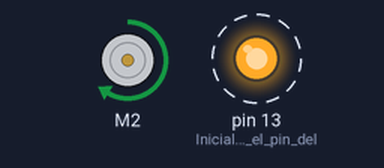
Bench run of a sketch on a simulated Arduino Uno, built with avr-gcc and run on an emulated ATmega328P. Parts: DC motor (green arrow = forward, orange = backward, longer = faster), output pins drawn as LEDs (lit = HIGH). Dashed ring = blinking.

Above: at 0.12 s.
At 1.62 s:
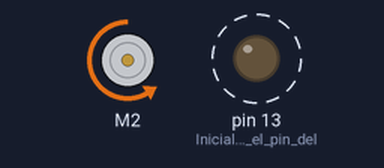
At 2.67 s:
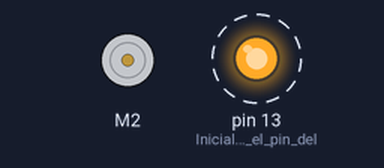
Timing chart, 0 to 3.0 s (numbered marks = the images above):
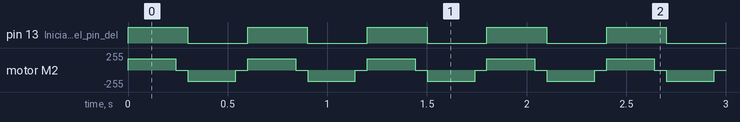

Measured:
- by itself, pin 13 (Inicializamos_el_pin_del): alternates HIGH for 0.30 s and LOW for 0.30 s
- by itself, motor M2: repeats every 0.60 s: stopped 0.06 s, backward 170/255 0.24 s, stopped 0.06 s, forward 170/255 0.24 s

The sketch:

MotorOscilanteShield.ino
```cpp
#include <AFMotor.h>
AF_DCMotor motor(2, MOTOR12_64KHZ); // Indicamos el motor que vamos a usar y la frecuencia del PWM

//Tiempo de referencia para mover el motor y relizar las paradas
int tiempo = 240;

//Potencia del motor de 0-255   (0%-100%)
int potencia = 170;

void setup() {

  motor.setSpeed(potencia); // establecemos la potencia al motor
  pinMode(13,OUTPUT);       // Inicializamos el pin del led para ver cuando funciona el motor en un sentido u otro
}

void loop() {

  digitalWrite (13,HIGH); //Encendemos LED
  motor.run(FORWARD); // Mover motor en un sentido (adelante)
  delay(tiempo);      // Esperar  tiempo establecido con el motor encendido (adelante)

  motor.run(RELEASE); // dejamos el motor suelto
  delay(tiempo/4);    // esperamos un carto del tiempo anterior para que se vaya frenando

  digitalWrite( 13,LOW); //Apagamos led
  motor.run(BACKWARD); // Encendemos el motor en sentido contrario (atras)
  delay(tiempo);       // Esperamos con el motor encendido

  motor.run(RELEASE); // Dejamos el motor sin potencia
  delay(tiempo/4);    //Esperamos
}
```
